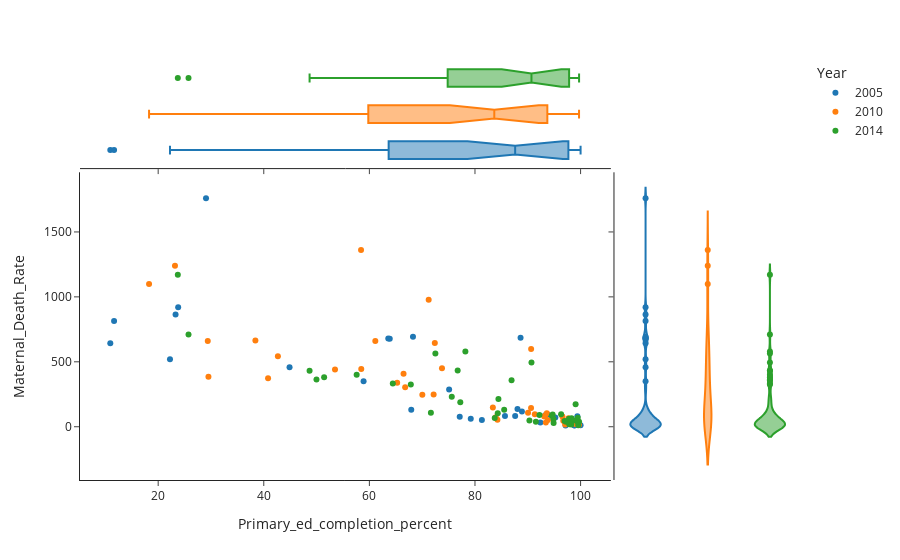

The notebook cell this image was saved under:
### Markdown cell above
#### Plots looking at scatter and distribution for MDR and Primary Education completion in those key years

### Code cell
df = key_years.loc[(key_years['Sex'] == 'F')]
fig = px.scatter(df,
                 x="Primary_ed_completion_percent", 
                 y="Maternal_Death_Rate", 
                 color="Year", 
                 marginal_y="violin",
                 marginal_x="box", 
                 template="simple_white",
                 hover_data=["Continent", "Country"])
fig.show()

### Figure 1 — Plotly figure (JSON) as saved in the notebook; plotly's stock layout.template omitted (floating-point values rounded to 4 significant figures; data arrays with more than 128 entries replaced by an {"elided": "..."} marker saying what was removed)
{"data": [{"customdata": [["Europe", "Albania"], ["Europe", "Austria"], ["Europe", "Belarus"], ["Europe", "Belgium"], ["South America", "Brazil"], ["Africa", "Burundi"], ["Asia", "Cambodia"], ["Africa", "Cameroon"], ["South America", "Colombia"], ["Africa", "Congo"], ["North America", "Costa Rica"], ["Europe", "Cyprus"], ["Europe", "Czechia"], ["Europe", "Denmark"], ["North America", "Dominican Republic"], ["South America", "Ecuador"], ["Africa", "Egypt"], ["North America", "El Salvador"], ["Europe", "Estonia"], ["Africa", "Ethiopia"], ["Europe", "Finland"], ["Europe", "Georgia"], ["Europe", "Germany"], ["Europe", "Greece"], ["Africa", "Guinea"], ["North America", "Haiti"], ["North America", "Honduras"], ["Europe", "Hungary"], ["Europe", "Iceland"], ["Asia", "India"], ["Europe", "Ireland"], ["Europe", "Italy"], ["North America", "Jamaica"], ["Europe", "Latvia"], ["Africa", "Lesotho"], ["Europe", "Lithuania"], ["Europe", "Luxembourg"], ["Europe", "Moldova"], ["Europe", "Montenegro"], ["Europe", "Netherlands"], ["North America", "Nicaragua"], ["Europe", "North Macedonia"], ["Europe", "Norway"], ["North America", "Panama"], ["South America", "Paraguay"], ["South America", "Peru"], ["Europe", "Poland"], ["Europe", "Portugal"], ["Africa", "Rwanda"], ["Africa", "Senegal"], ["Europe", "Serbia"], ["Africa", "Sierra Leone"], ["Europe", "Slovakia"], ["Europe", "Slovenia"], ["Europe", "Spain"], ["Europe", "Sweden"], ["Asia", "Thailand"], ["Europe", "Ukraine"], ["Europe", "United Kingdom"], ["Africa", "Zimbabwe"]], "hovertemplate": "Year=2005<br>Primary_ed_completion_percent=%{x}<br>Maternal_Death_Rate=%{y}<br>Continent=%{customdata[0]}<br>Country=%{customdata[1]}<extra></extra>", "legendgroup": "2005", "marker": {"color": "#1F77B4", "symbol": "circle"}, "mode": "markers", "name": "2005", "orientation": "v", "showlegend": true, "type": "scatter", "x": [98.81, null, 100, null, 95.22, 11.65, 58.9, 68.26, 87.61, 63.86, 92.39, null, null, null, 85.68, 93.75, 81.31, 79.2, null, 23.3, null, 97.87, null, null, 23.78, 44.88, 77.11, null, null, 75.1, null, null, 99.39, null, 63.58, null, null, 98.79, 98.85, null, 67.93, 97.16, null, 93.29, 88.05, 88.89, null, null, 10.93, 22.23, 98.81, 29.06, null, null, null, null, 98.04, 98.8, null, 88.63], "xaxis": "x", "y": [22, 6, 11, 7, 71, 814, 351, 692, 83, 677, 33, 12, 5, 6, 83, 94, 52, 62, 18, 865, 5, 39, 6, 3, 920, 459, 77, 15, 5, 286, 7, 3, 80, 30, 679, 14, 9, 34, 9, 11, 131, 10, 5, 88, 137, 118, 4, 9, 643, 519, 12, 1760, 7, 10, 5, 5, 43, 33, 11, 685], "yaxis": "y"}, {"alignmentgroup": "True", "customdata": [["Europe", "Albania"], ["Europe", "Austria"], ["Europe", "Belarus"], ["Europe", "Belgium"], ["South America", "Brazil"], ["Africa", "Burundi"], ["Asia", "Cambodia"], ["Africa", "Cameroon"], ["South America", "Colombia"], ["Africa", "Congo"], ["North America", "Costa Rica"], ["Europe", "Cyprus"], ["Europe", "Czechia"], ["Europe", "Denmark"], ["North America", "Dominican Republic"], ["South America", "Ecuador"], ["Africa", "Egypt"], ["North America", "El Salvador"], ["Europe", "Estonia"], ["Africa", "Ethiopia"], ["Europe", "Finland"], ["Europe", "Georgia"], ["Europe", "Germany"], ["Europe", "Greece"], ["Africa", "Guinea"], ["North America", "Haiti"], ["North America", "Honduras"], ["Europe", "Hungary"], ["Europe", "Iceland"], ["Asia", "India"], ["Europe", "Ireland"], ["Europe", "Italy"], ["North America", "Jamaica"], ["Europe", "Latvia"], ["Africa", "Lesotho"], ["Europe", "Lithuania"], ["Europe", "Luxembourg"], ["Europe", "Moldova"], ["Europe", "Montenegro"], ["Europe", "Netherlands"], ["North America", "Nicaragua"], ["Europe", "North Macedonia"], ["Europe", "Norway"], ["North America", "Panama"], ["South America", "Paraguay"], ["South America", "Peru"], ["Europe", "Poland"], ["Europe", "Portugal"], ["Africa", "Rwanda"], ["Africa", "Senegal"], ["Europe", "Serbia"], ["Africa", "Sierra Leone"], ["Europe", "Slovakia"], ["Europe", "Slovenia"], ["Europe", "Spain"], ["Europe", "Sweden"], ["Asia", "Thailand"], ["Europe", "Ukraine"], ["Europe", "United Kingdom"], ["Africa", "Zimbabwe"]], "hovertemplate": "Year=2005<br>Primary_ed_completion_percent=%{x}<br>Continent=%{customdata[0]}<br>Country=%{customdata[1]}<extra></extra>", "legendgroup": "2005", "marker": {"color": "#1F77B4", "symbol": "circle"}, "name": "2005", "notched": true, "offsetgroup": "2005", "showlegend": false, "type": "box", "x": [98.81, null, 100, null, 95.22, 11.65, 58.9, 68.26, 87.61, 63.86, 92.39, null, null, null, 85.68, 93.75, 81.31, 79.2, null, 23.3, null, 97.87, null, null, 23.78, 44.88, 77.11, null, null, 75.1, null, null, 99.39, null, 63.58, null, null, 98.79, 98.85, null, 67.93, 97.16, null, 93.29, 88.05, 88.89, null, null, 10.93, 22.23, 98.81, 29.06, null, null, null, null, 98.04, 98.8, null, 88.63], "xaxis": "x3", "yaxis": "y3"}, {"alignmentgroup": "True", "customdata": [["Europe", "Albania"], ["Europe", "Austria"], ["Europe", "Belarus"], ["Europe", "Belgium"], ["South America", "Brazil"], ["Africa", "Burundi"], ["Asia", "Cambodia"], ["Africa", "Cameroon"], ["South America", "Colombia"], ["Africa", "Congo"], ["North America", "Costa Rica"], ["Europe", "Cyprus"], ["Europe", "Czechia"], ["Europe", "Denmark"], ["North America", "Dominican Republic"], ["South America", "Ecuador"], ["Africa", "Egypt"], ["North America", "El Salvador"], ["Europe", "Estonia"], ["Africa", "Ethiopia"], ["Europe", "Finland"], ["Europe", "Georgia"], ["Europe", "Germany"], ["Europe", "Greece"], ["Africa", "Guinea"], ["North America", "Haiti"], ["North America", "Honduras"], ["Europe", "Hungary"], ["Europe", "Iceland"], ["Asia", "India"], ["Europe", "Ireland"], ["Europe", "Italy"], ["North America", "Jamaica"], ["Europe", "Latvia"], ["Africa", "Lesotho"], ["Europe", "Lithuania"], ["Europe", "Luxembourg"], ["Europe", "Moldova"], ["Europe", "Montenegro"], ["Europe", "Netherlands"], ["North America", "Nicaragua"], ["Europe", "North Macedonia"], ["Europe", "Norway"], ["North America", "Panama"], ["South America", "Paraguay"], ["South America", "Peru"], ["Europe", "Poland"], ["Europe", "Portugal"], ["Africa", "Rwanda"], ["Africa", "Senegal"], ["Europe", "Serbia"], ["Africa", "Sierra Leone"], ["Europe", "Slovakia"], ["Europe", "Slovenia"], ["Europe", "Spain"], ["Europe", "Sweden"], ["Asia", "Thailand"], ["Europe", "Ukraine"], ["Europe", "United Kingdom"], ["Africa", "Zimbabwe"]], "hovertemplate": "Year=2005<br>Maternal_Death_Rate=%{y}<br>Continent=%{customdata[0]}<br>Country=%{customdata[1]}<extra></extra>", "legendgroup": "2005", "marker": {"color": "#1F77B4", "symbol": "circle"}, "name": "2005", "offsetgroup": "2005", "scalegroup": "y", "showlegend": false, "type": "violin", "xaxis": "x2", "y": [22, 6, 11, 7, 71, 814, 351, 692, 83, 677, 33, 12, 5, 6, 83, 94, 52, 62, 18, 865, 5, 39, 6, 3, 920, 459, 77, 15, 5, 286, 7, 3, 80, 30, 679, 14, 9, 34, 9, 11, 131, 10, 5, 88, 137, 118, 4, 9, 643, 519, 12, 1760, 7, 10, 5, 5, 43, 33, 11, 685], "yaxis": "y2"}, {"customdata": [["South America", "Argentina"], ["Oceania", "Australia"], ["Asia", "Bhutan"], ["Africa", "Burkina Faso"], ["Africa", "Burundi"], ["Asia", "Cambodia"], ["North America", "Canada"], ["Africa", "Chad"], ["Asia", "China"], ["South America", "Colombia"], ["North America", "Costa Rica"], ["North America", "Cuba"], ["Africa", "Dem. Rep. Congo"], ["North America", "Dominican Republic"], ["South America", "Ecuador"], ["North America", "El Salvador"], ["Africa", "Eswatini"], ["Africa", "Gambia"], ["Africa", "Ghana"], ["North America", "Honduras"], ["Africa", "Malawi"], ["Africa", "Mali"], ["North America", "Mexico"], ["Asia", "Mongolia"], ["Africa", "Nigeria"], ["North America", "Panama"], ["South America", "Paraguay"], ["South America", "Peru"], ["Asia", "Philippines"], ["North America", "Puerto Rico"], ["Africa", "Rwanda"], ["Africa", "Sierra Leone"], ["Africa", "South Sudan"], [null, "State of Palestine"], ["Africa", "Sudan"], ["South America", "Suriname"], ["Africa", "Tanzania"], ["Africa", "Togo"], ["North America", "United States"], ["South America", "Uruguay"], ["Africa", "Zambia"], ["Africa", "Zimbabwe"]], "hovertemplate": "Year=2010<br>Primary_ed_completion_percent=%{x}<br>Maternal_Death_Rate=%{y}<br>Continent=%{customdata[0]}<br>Country=%{customdata[1]}<extra></extra>", "legendgroup": "2010", "marker": {"color": "#FF7F0E", "symbol": "circle"}, "mode": "markers", "name": "2010", "orientation": "v", "showlegend": true, "type": "scatter", "x": [93.81, null, 70.03, 29.52, 38.41, 72.17, null, 23.18, 97.09, 93.27, 93.42, 98.9, 42.68, 91.33, 96.56, 84.25, 73.75, 61.12, 65.26, 83.93, 58.46, 29.39, 96.72, 97.7, 71.23, 93.12, 90.05, 93.6, 90.62, 99.04, 40.81, 58.42, 18.27, 98.97, 66.47, 83.38, 72.39, 53.49, 99.71, 97.09, 66.78, 90.64], "xaxis": "x", "y": [51, 5, 247, 385, 665, 248, 11, 1240, 36, 85, 32, 41, 542, 96, 78, 54, 450, 661, 339, 74, 444, 660, 46, 66, 978, 79, 108, 104, 144, 21, 373, 1360, 1100, 45, 408, 148, 644, 440, 15, 17, 305, 598], "yaxis": "y"}, {"alignmentgroup": "True", "customdata": [["South America", "Argentina"], ["Oceania", "Australia"], ["Asia", "Bhutan"], ["Africa", "Burkina Faso"], ["Africa", "Burundi"], ["Asia", "Cambodia"], ["North America", "Canada"], ["Africa", "Chad"], ["Asia", "China"], ["South America", "Colombia"], ["North America", "Costa Rica"], ["North America", "Cuba"], ["Africa", "Dem. Rep. Congo"], ["North America", "Dominican Republic"], ["South America", "Ecuador"], ["North America", "El Salvador"], ["Africa", "Eswatini"], ["Africa", "Gambia"], ["Africa", "Ghana"], ["North America", "Honduras"], ["Africa", "Malawi"], ["Africa", "Mali"], ["North America", "Mexico"], ["Asia", "Mongolia"], ["Africa", "Nigeria"], ["North America", "Panama"], ["South America", "Paraguay"], ["South America", "Peru"], ["Asia", "Philippines"], ["North America", "Puerto Rico"], ["Africa", "Rwanda"], ["Africa", "Sierra Leone"], ["Africa", "South Sudan"], [null, "State of Palestine"], ["Africa", "Sudan"], ["South America", "Suriname"], ["Africa", "Tanzania"], ["Africa", "Togo"], ["North America", "United States"], ["South America", "Uruguay"], ["Africa", "Zambia"], ["Africa", "Zimbabwe"]], "hovertemplate": "Year=2010<br>Primary_ed_completion_percent=%{x}<br>Continent=%{customdata[0]}<br>Country=%{customdata[1]}<extra></extra>", "legendgroup": "2010", "marker": {"color": "#FF7F0E", "symbol": "circle"}, "name": "2010", "notched": true, "offsetgroup": "2010", "showlegend": false, "type": "box", "x": [93.81, null, 70.03, 29.52, 38.41, 72.17, null, 23.18, 97.09, 93.27, 93.42, 98.9, 42.68, 91.33, 96.56, 84.25, 73.75, 61.12, 65.26, 83.93, 58.46, 29.39, 96.72, 97.7, 71.23, 93.12, 90.05, 93.6, 90.62, 99.04, 40.81, 58.42, 18.27, 98.97, 66.47, 83.38, 72.39, 53.49, 99.71, 97.09, 66.78, 90.64], "xaxis": "x3", "yaxis": "y3"}, {"alignmentgroup": "True", "customdata": [["South America", "Argentina"], ["Oceania", "Australia"], ["Asia", "Bhutan"], ["Africa", "Burkina Faso"], ["Africa", "Burundi"], ["Asia", "Cambodia"], ["North America", "Canada"], ["Africa", "Chad"], ["Asia", "China"], ["South America", "Colombia"], ["North America", "Costa Rica"], ["North America", "Cuba"], ["Africa", "Dem. Rep. Congo"], ["North America", "Dominican Republic"], ["South America", "Ecuador"], ["North America", "El Salvador"], ["Africa", "Eswatini"], ["Africa", "Gambia"], ["Africa", "Ghana"], ["North America", "Honduras"], ["Africa", "Malawi"], ["Africa", "Mali"], ["North America", "Mexico"], ["Asia", "Mongolia"], ["Africa", "Nigeria"], ["North America", "Panama"], ["South America", "Paraguay"], ["South America", "Peru"], ["Asia", "Philippines"], ["North America", "Puerto Rico"], ["Africa", "Rwanda"], ["Africa", "Sierra Leone"], ["Africa", "South Sudan"], [null, "State of Palestine"], ["Africa", "Sudan"], ["South America", "Suriname"], ["Africa", "Tanzania"], ["Africa", "Togo"], ["North America", "United States"], ["South America", "Uruguay"], ["Africa", "Zambia"], ["Africa", "Zimbabwe"]], "hovertemplate": "Year=2010<br>Maternal_Death_Rate=%{y}<br>Continent=%{customdata[0]}<br>Country=%{customdata[1]}<extra></extra>", "legendgroup": "2010", "marker": {"color": "#FF7F0E", "symbol": "circle"}, "name": "2010", "offsetgroup": "2010", "scalegroup": "y", "showlegend": false, "type": "violin", "xaxis": "x2", "y": [51, 5, 247, 385, 665, 248, 11, 1240, 36, 85, 32, 41, 542, 96, 78, 54, 450, 661, 339, 74, 444, 660, 46, 66, 978, 79, 108, 104, 144, 21, 373, 1360, 1100, 45, 408, 148, 644, 440, 15, 17, 305, 598], "yaxis": "y2"}, {"customdata": {"elided": "71x2 str values"}, "hovertemplate": "Year=2014<br>Primary_ed_completion_percent=%{x}<br>Maternal_Death_Rate=%{y}<br>Continent=%{customdata[0]}<br>Country=%{customdata[1]}<extra></extra>", "legendgroup": "2014", "marker": {"color": "#2CA02C", "symbol": "circle"}, "mode": "markers", "name": "2014", "orientation": "v", "showlegend": true, "type": "scatter", "x": [null, 84.44, null, 48.67, 97.82, null, 77.22, 72.5, 23.72, 98.02, 94.54, 94.89, null, 99.72, null, null, null, 94.71, 98.29, 91.53, 90.31, null, 76.72, null, null, 67.85, null, 71.65, 25.75, 99.06, 83.74, null, null, null, null, 86.93, 99.46, null, 78.18, null, null, 51.43, null, 97.25, 98.64, 75.61, null, 84.31, null, 94.86, 92.21, 96.31, null, null, null, 85.53, 49.98, 99.56, null, null, null, 99.46, 64.44, null, null, 57.59, 97.86, null, 98.23, 96.98, 90.7], "xaxis": "x", "y": [5, 214, 6, 432, 62, 11, 189, 564, 1170, 31, 85, 29, 8, 39, 8, 4, 4, 94, 65, 39, 49, 11, 434, 3, 5, 325, 3, 107, 711, 174, 68, 12, 5, 6, 2, 358, 69, 24, 579, 9, 6, 381, 6, 38, 49, 231, 6, 103, 3, 60, 91, 96, 2, 8, 21, 131, 364, 12, 5, 7, 4, 37, 333, 5, 5, 401, 19, 8, 17, 45, 494], "yaxis": "y"}, {"alignmentgroup": "True", "customdata": {"elided": "71x2 str values"}, "hovertemplate": "Year=2014<br>Primary_ed_completion_percent=%{x}<br>Continent=%{customdata[0]}<br>Country=%{customdata[1]}<extra></extra>", "legendgroup": "2014", "marker": {"color": "#2CA02C", "symbol": "circle"}, "name": "2014", "notched": true, "offsetgroup": "2014", "showlegend": false, "type": "box", "x": [null, 84.44, null, 48.67, 97.82, null, 77.22, 72.5, 23.72, 98.02, 94.54, 94.89, null, 99.72, null, null, null, 94.71, 98.29, 91.53, 90.31, null, 76.72, null, null, 67.85, null, 71.65, 25.75, 99.06, 83.74, null, null, null, null, 86.93, 99.46, null, 78.18, null, null, 51.43, null, 97.25, 98.64, 75.61, null, 84.31, null, 94.86, 92.21, 96.31, null, null, null, 85.53, 49.98, 99.56, null, null, null, 99.46, 64.44, null, null, 57.59, 97.86, null, 98.23, 96.98, 90.7], "xaxis": "x3", "yaxis": "y3"}, {"alignmentgroup": "True", "customdata": {"elided": "71x2 str values"}, "hovertemplate": "Year=2014<br>Maternal_Death_Rate=%{y}<br>Continent=%{customdata[0]}<br>Country=%{customdata[1]}<extra></extra>", "legendgroup": "2014", "marker": {"color": "#2CA02C", "symbol": "circle"}, "name": "2014", "offsetgroup": "2014", "scalegroup": "y", "showlegend": false, "type": "violin", "xaxis": "x2", "y": [5, 214, 6, 432, 62, 11, 189, 564, 1170, 31, 85, 29, 8, 39, 8, 4, 4, 94, 65, 39, 49, 11, 434, 3, 5, 325, 3, 107, 711, 174, 68, 12, 5, 6, 2, 358, 69, 24, 579, 9, 6, 381, 6, 38, 49, 231, 6, 103, 3, 60, 91, 96, 2, 8, 21, 131, 364, 12, 5, 7, 4, 37, 333, 5, 5, 401, 19, 8, 17, 45, 494], "yaxis": "y2"}], "layout": {"legend": {"title": {"text": "Year"}, "tracegroupgap": 0}, "margin": {"t": 60}, "xaxis": {"anchor": "y", "domain": [0, 0.7363], "title": {"text": "Primary_ed_completion_percent"}}, "xaxis2": {"anchor": "y2", "domain": [0.7413, 1], "matches": "x2", "showline": false, "showticklabels": false, "ticks": ""}, "xaxis3": {"anchor": "y3", "domain": [0, 0.7363], "matches": "x", "showticklabels": false}, "xaxis4": {"anchor": "y4", "domain": [0.7413, 1], "matches": "x2", "showline": false, "showticklabels": false, "ticks": ""}, "yaxis": {"anchor": "x", "domain": [0, 0.7326], "title": {"text": "Maternal_Death_Rate"}}, "yaxis2": {"anchor": "x2", "domain": [0, 0.7326], "matches": "y", "showticklabels": false}, "yaxis3": {"anchor": "x3", "domain": [0.7426, 1], "matches": "y3", "showline": false, "showticklabels": false, "ticks": ""}, "yaxis4": {"anchor": "x4", "domain": [0.7426, 1], "matches": "y3", "showline": false, "showticklabels": false, "ticks": ""}}}
